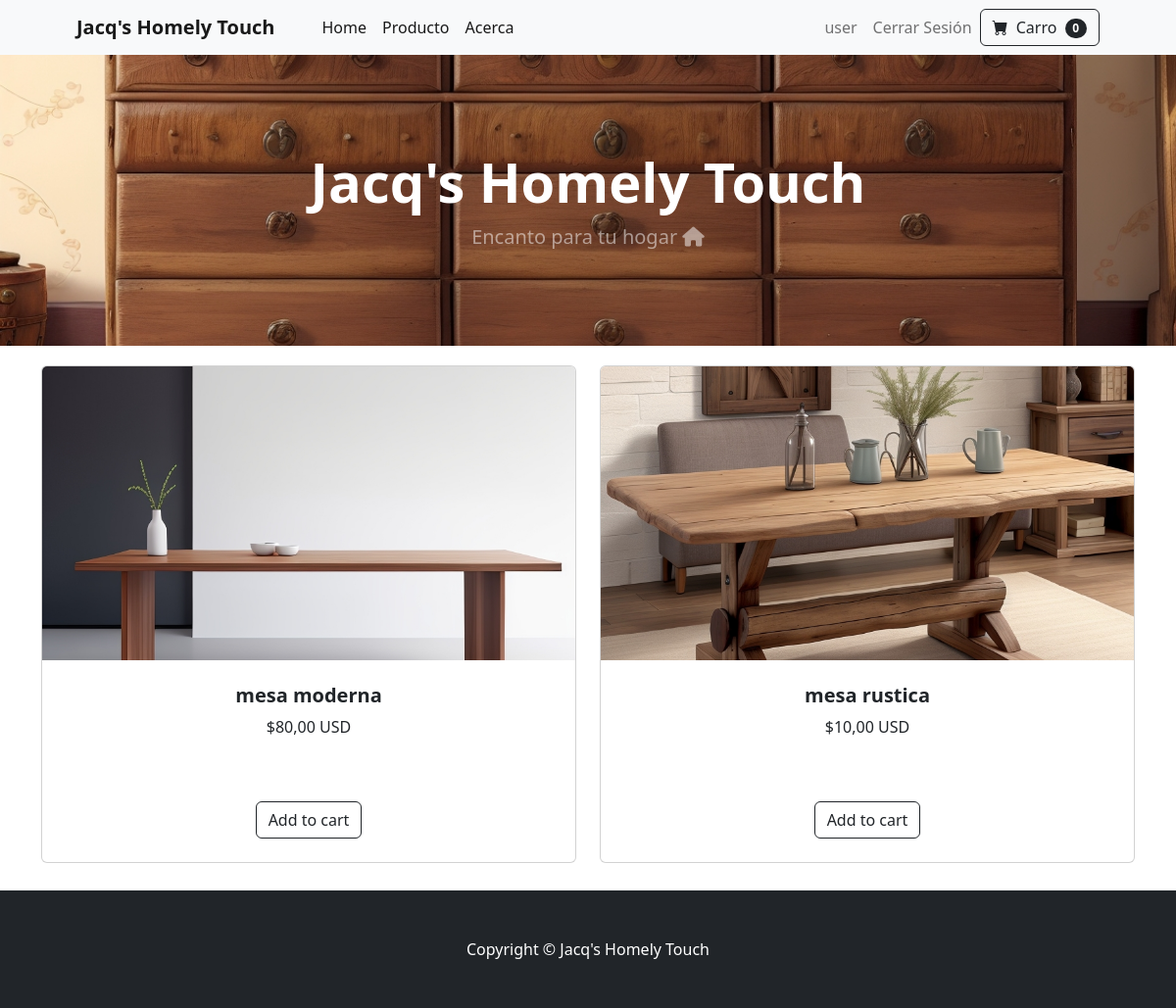
Screenshot of / (signed in) with the database file from the repository.
### producto/models.py (models this page shows, shortened)
class Producto(models.Model):
    nombre = models.CharField(max_length=100)
    precio = models.DecimalField(max_digits=10, decimal_places=2)
    descripcion = models.TextField()
    foto = models.ImageField(upload_to='static/producto/img/')
    proveedor = models.ForeignKey(Proveedor, on_delete=models.CASCADE)
    stock = models.PositiveIntegerField(default=0)

### core/views.py (the view)
# urls.py: 2. Add a URL to urlpatterns:  path('', views.home, name='home')
def home(request):
    productos = Producto.objects.all()
    return render(request, 'core/index.html', {'productos': productos})

### core/templates/core/index.html (shortened to what this page needs)
{% load static %}
<!DOCTYPE html>
<html lang="en">
    <head>
        <link href="https://cdn.jsdelivr.net/npm/bootstrap-icons@1.5.0/font/bootstrap-icons.css" rel="stylesheet" />
        <link href="{% static 'core/css/styles.css' %}" rel="stylesheet" />
    </head>
    <body>
        {% include 'core/navbar.html' %}
        {% include 'core/header.html' %}
        {% include 'core/card.html' %}
        {% include 'core/footer.html' %}
    </body>
</html>

### core/templates/core/navbar.html (shortened to what this page needs)
<nav class="navbar navbar-expand-lg navbar-light bg-light">
    <div class="container px-4 px-lg-5">
        <a class="navbar-brand" href="{% url 'core:index' %}">
            <strong>Jacq's Homely Touch</strong>
        </a>
        <div class="collapse navbar-collapse" id="navbarSupportedContent">
            <ul class="navbar-nav me-auto mb-2 mb-lg-0 ms-lg-4">
                <li class="nav-item"><a class="nav-link active" aria-current="page" href="{% url 'core:index' %}">Home</a></li>
                <li class="nav-item"><a class="nav-link active" aria-current="page" href="{% url 'producto:index' %}">Producto</a></li>
                <li class="nav-item"><a class="nav-link active" aria-current="page" href="{% url 'core:about' %}">Acerca</a></li>
            </ul>
            <ul class="navbar-nav mr-auto">
                {% if user.is_authenticated %}
                    <li class="nav-item">
                        <a class="nav-link" href="#">{{ user.username }}</a>
                    </li>
                    <li class="nav-item">
                        <a class="nav-link" href="{% url 'cliente:logout' %}">Cerrar Sesión</a>
                    </li>
                {% else %}
                    <li class="nav-item"><a class="nav-link" href="{% url 'cliente:registro' %}">Registrarse</a></li>
                    <li class="nav-item"><a class="nav-link" href="{% url 'cliente:login' %}">Iniciar Sesión</a></li>
                {% endif %}
            </ul>
            <form class="d-flex">
                <button class="btn btn-outline-dark" type="submit">
                    <i class="bi-cart-fill me-1"></i>
                    Carro
                    <span class="badge bg-dark text-white ms-1 rounded-pill">0</span>
                </button>
            </form>
        </div>
    </div>
</nav>

### core/templates/core/card.html (shortened to what this page needs)
{% load static %}
<div class="container">
    <div class="row">
        {% for producto in productos %}
            <div class="col mb-5">
                <div class="card h-100">
                    <img src="{{ producto.foto.url }}" class="card-img-top" alt="{{ producto.nombre }}">
                    <div class="card-body p-4">
                        <div class="text-center">
                            <h5 class="fw-bolder">{{ producto.nombre }}</h5>
                            ${{ producto.precio }} USD
                        </div>
                    </div>
                    <div class="card-footer p-4 pt-0 border-top-0 bg-transparent">
                        <div class="text-center">
                            <a href="#" class="btn btn-outline-dark mt-auto">Add to cart</a>
                        </div>
                    </div>
                </div>
            </div>
        {% endfor %}
    </div>
</div>

### core/templates/core/card.html (style rules this page uses)
.card { margin-top: 20px; margin-bottom: 20px; }
.card-img-top { height: 300px; object-fit: cover; }

### rows the page displays
Producto: foto (picture), nombre "mesa moderna", precio "80,00"
Producto: foto (picture), nombre "mesa rustica", precio "10,00"

### other values shown
{{ user.username }} "user"
